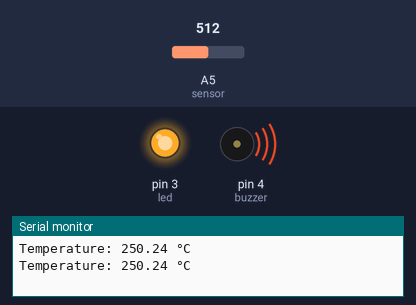
A sketch run on a simulated Arduino Uno, built with avr-gcc and run on an emulated ATmega328P. Shown: output pins drawn as LEDs (lit = HIGH), buzzer (waves = sounding), the last lines printed to the serial monitor. Inputs (shaded band) come from the test bench; at power-on: A5 (sensor) = 512.

Above: at 1.8 s.
1.9 s: A5 (sensor) set to 66
3.4 s: A5 (sensor) set to 58
At 5.2 s:
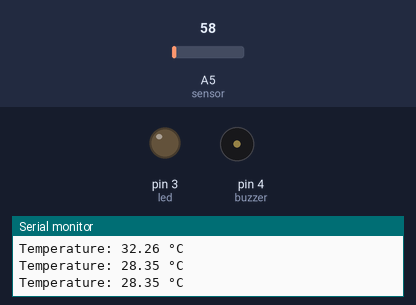
5.5 s: A5 (sensor) set to 122
At 6.9 s:
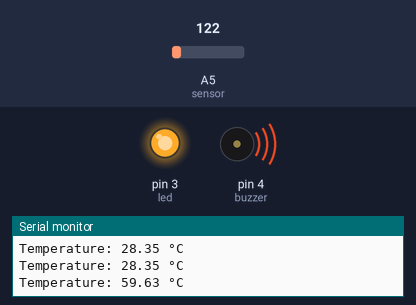
7.5 s: A5 (sensor) set to 20
At 8.4 s:
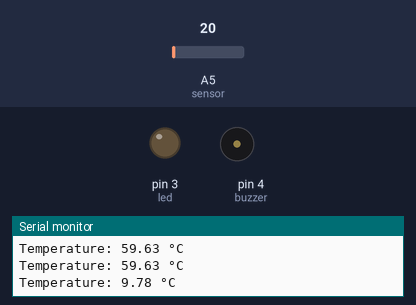
Timing chart, 0 to 10.5 s (numbered marks = the images above; inputs shaded):
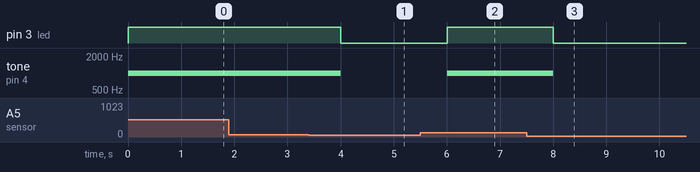

Measured:
- the behaviour switches between 62 and 61 on A5 (sensor) (found by bisection; images 0 and 1)
- after the input at 3.4 s, pin 3 (led): HIGH → LOW after 0.60 s; tone on pin 4 (buzzer): 1000 Hz → silent after 0.60 s
- after the input at 5.5 s, pin 3 (led): LOW → HIGH after 0.51 s; tone on pin 4 (buzzer): silent → 1000 Hz after 0.51 s
- after the input at 7.5 s, pin 3 (led): HIGH → LOW after 0.51 s; tone on pin 4 (buzzer): 1000 Hz → silent after 0.51 s

The sketch:

heat.ino
```cpp
const int sensor = A5;
const int led = 3;
const int buzzer = 4;
const float MAX_HEAT = 30.0;

void setup()
{
  pinMode(led, OUTPUT);
  pinMode(buzzer, OUTPUT);
  Serial.begin(9600);
}

void loop()
{
  float sensorValue = analogRead(sensor);

  float temperature = sensorValue * (5.0 / 1023.0) * 100.0;

  Serial.print("Temperature: ");
  Serial.print(temperature);
  Serial.println(" °C");

  if (temperature > MAX_HEAT)
  {
    digitalWrite(led, HIGH);
    tone(buzzer, 1000);
  }
  else
  {
    digitalWrite(led, LOW);
    noTone(buzzer);
  }
  delay(1000);
}
```
